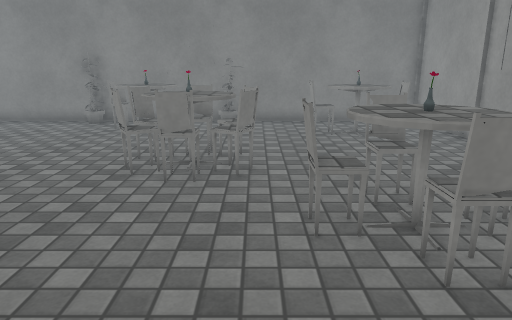
[1] (above)

16 first-person views from a walk through a 3-D level made in the Unity game engine. The camera is 1.4 m above the floor, tilts 14° down and sees 70° across. Doors are open. The floor is counted in squares, 0.55 m on a side. Each view is taken from the middle of a square. On the plan, view 1 faces up. The plan holds only what a view shows up to about 20 squares ahead; the rest is blank. The player is left out. Surface patterns are stand-ins for the level's own textures.

[2]
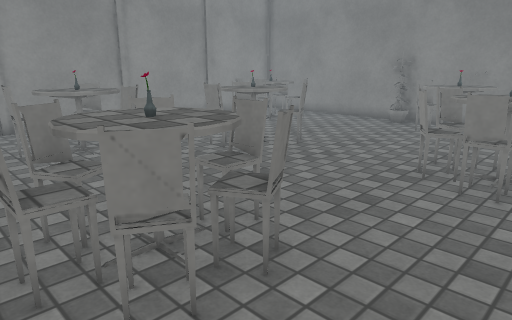

[3]
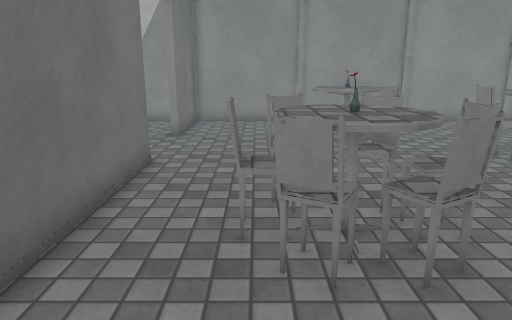

[4]
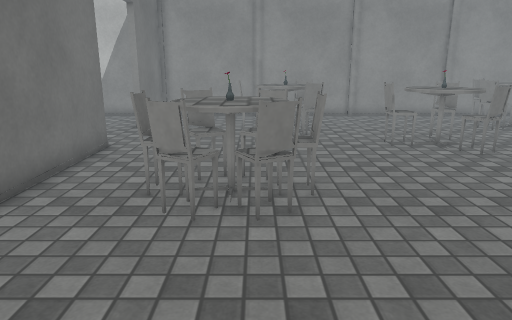

[5]
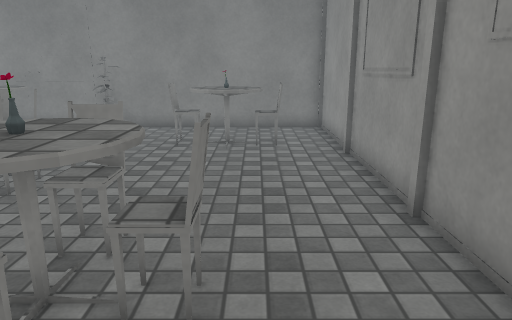

[6]
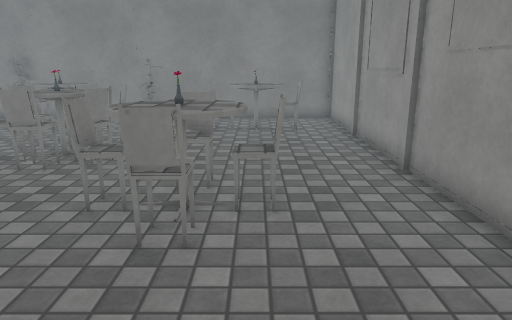

[7]
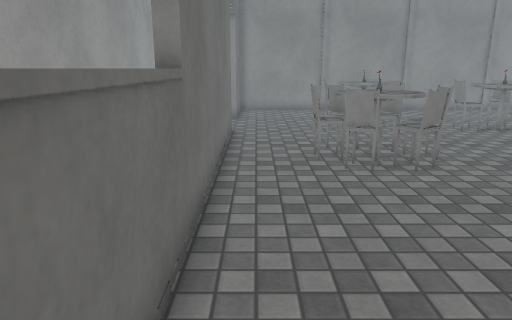

[8]
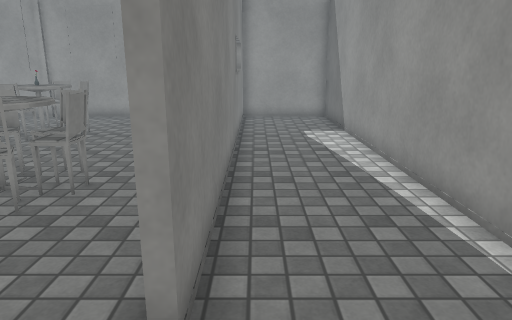

[9]
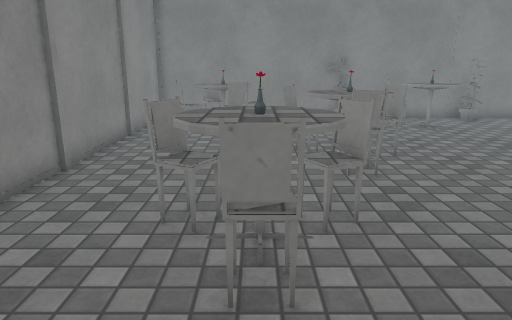

[10]
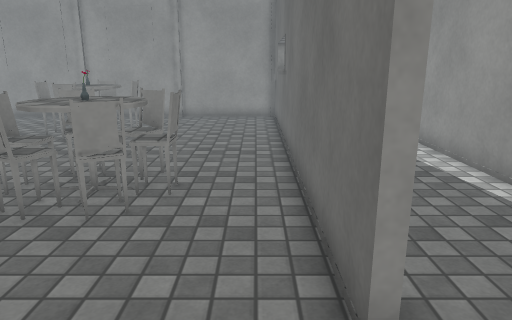

[11]
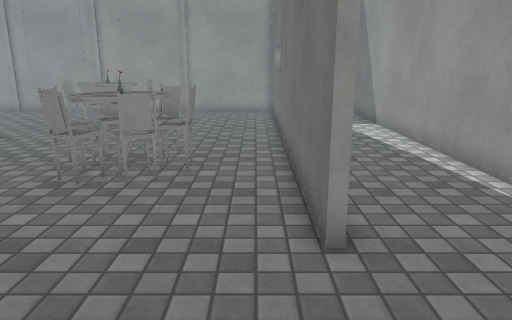

[12]
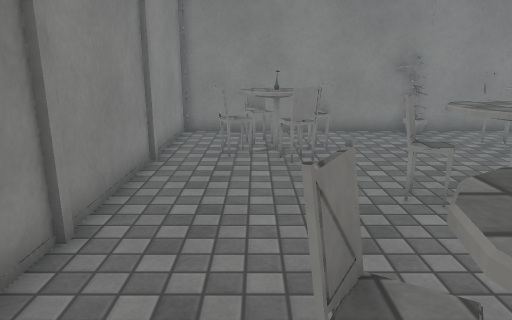

[13]
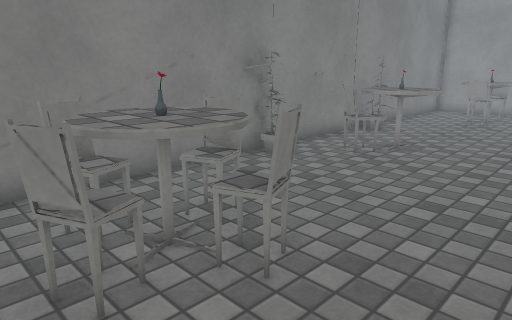

[14]
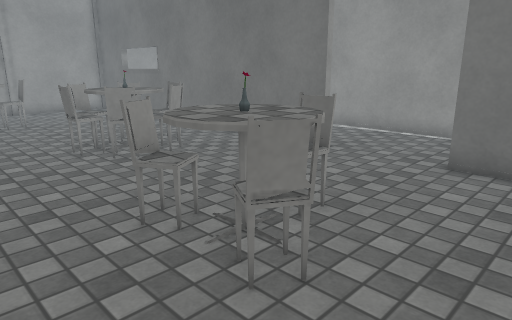

[15]
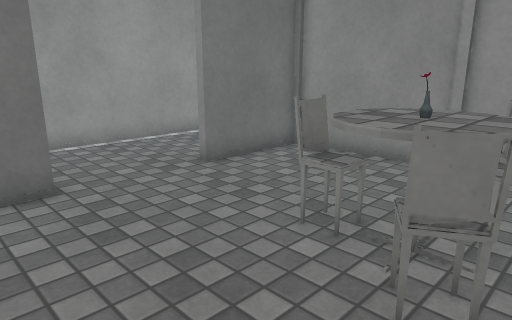

[16]
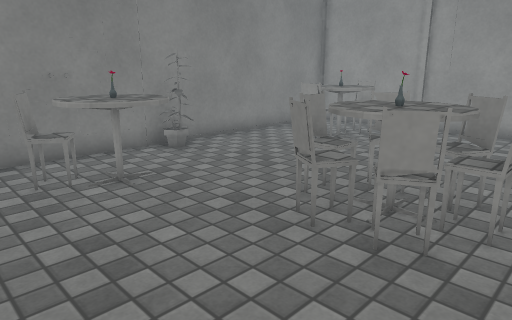

### Floor plan
Key: @ floor where view 1 was taken; # wall or solid block; . floor; D open door; P pot; C chair; T table; A vase; O other object.
Columns run from 17 left of view 1 to 8 right of it. Each row starts with its distance up from view 1.
 18 #########P################
 17 #........PP....PP........#
 16 #..CT......CCTT......T...#
 15 #..TTC.....CTOT....CCOCC.#
 14 #.CCAT......TT.....CCTCC.#
 13 #.CTCC...............T...#
 12 #..............C.........#
 11 #.............CCCC.......#
 10 #.....CCTC....CACC.......#
  9 #.....TTOT....CTCC.......#
  8 #......CC......CC........#
  7 #.......C..........CC....#
  6 #.................CTAC...#
  5 #..CCTCC..........CTTC...#
  4 #...TAT....CCCC....CC....#
  3 #...TCT....CCTC..........#
  2 #....C.....CTAC..........#
  1 #..........CCCC..........#
  0 #................@.......#
 -1 #........................#
 -2 ####DDDD##################
 -3 #........................#
 -4 #........................#
 -5 #........................#
 -6  ........................#
 -7  #########################

Where each view was taken, in squares from view 1:
view 1: 0 up, 0 right, facing up
view 2: 0 up, 0 right, facing up-left
view 3: 1 up, 1 right, facing left
view 4: 3 up, 3 right, facing left
view 5: 2 up, 5 right, facing up
view 6: 1 down, 4 right, facing up
view 7: 1 down, 6 right, facing left
view 8: 3 down, 12 left, facing right
view 9: 1 down, 12 left, facing up
view 10: 1 down, 12 left, facing right
view 11: 1 down, 14 left, facing right
view 12: 3 up, 14 left, facing up
view 13: 10 up, 16 left, facing up-right
view 14: 8 up, 16 left, facing down-right
view 15: 6 up, 7 left, facing down-left
view 16: 7 up, 8 left, facing up-right
